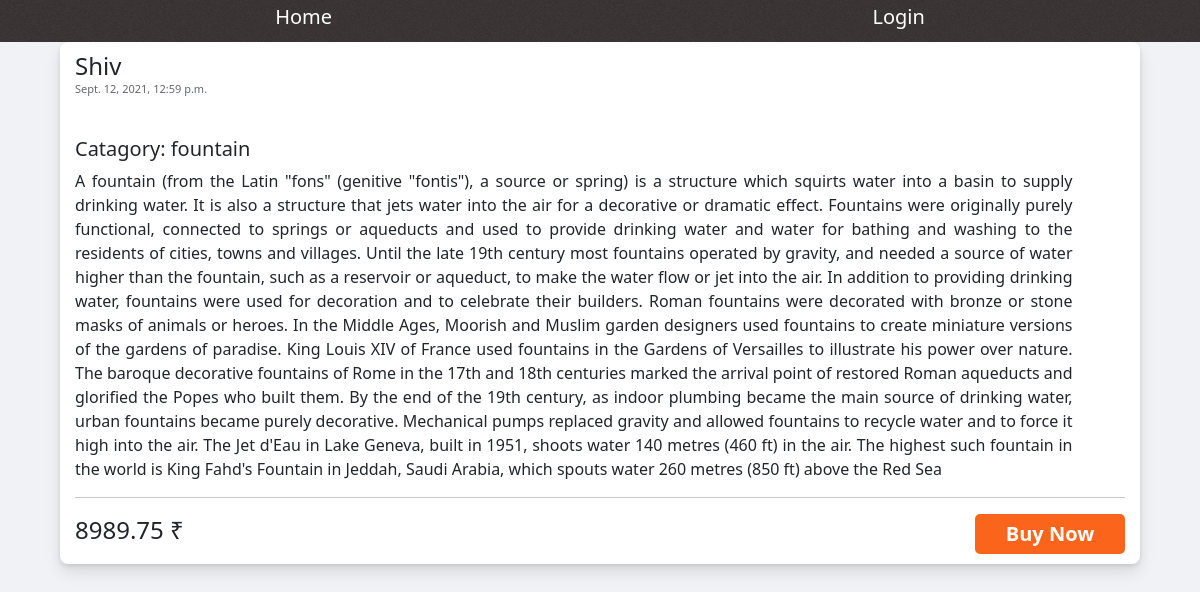
Page /image/detail/3 on the committed database.
### image_gallery/models.py (models this page shows, shortened)
class Image(models.Model) :
    owner       = models.ForeignKey(settings.AUTH_USER_MODEL, on_delete=models.CASCADE)
    description = models.TextField()
    catagory    = models.ForeignKey(Catagory, on_delete=models.DO_NOTHING)
    created_at  = models.DateTimeField(auto_now_add=True)
    photo       = models.ImageField(upload_to="image_gallery")
    price       = models.DecimalField(max_digits=10, decimal_places=2)

class Catagory(models.Model):
    name = models.CharField(max_length=100, unique=True)
    def __str__(self):
        return self.name

### image_gallery/views.py (the view)
# urls.py: path('image/detail/<int:pk>', views.ImageDetailView.as_view(), name='image_detail'),
class ImageDetailView(DetailView):
    template_name = 'image_gallery/image_detail.html'
    model = Image

### templates/image_gallery/image_detail.html (shortened to what this page needs)
{% extends 'image_gallery/base.html' %} {% load static %} {% block content %}
<div class="image__container" style="width: 90%; margin: auto;">
    <div class="flex space-between align-center">
        <h4 style="margin: 0; text-transform: capitalize;">{{object.owner.username}}</h4>
    </div>
    <p class="created">{{object.created_at}}</p>
    <h5>Catagory: {{object.catagory}}</h5>
    <div style="max-width: 95%; text-align: justify;" class="description">{{object.description}}</div>
    <hr>
    <div class="flex space-between align-center">
        <h4>{{object.price}} &#8377;</h4>
        <a href="{% url 'image_gallery:payment' %}" class="buy">Buy Now</a>
    </div>
</div>
{% endblock %}

### static/css/image_gallery.css (style rules this page uses)
:root { --background: #f0f2f5; --grey_text: #959ba8; --focus_color: #1298f6; --hover_grey: #e4e6eb; }
* { margin: 0; padding: 0; }
.flex { display: flex; }
.align-center { align-items: center; }
.space-between { justify-content: space-between; }
body { background-color: var(--background); margin: auto; }
a { text-decoration: none; color: black; }
.image__container { background-color: white; box-shadow: 0 2px 4px rgb(0 0 0 / 10%), 0 8px 16px rgb(0 0 0 / 10%); border-radius: 8px; padding: 10px 15px; margin-bottom: 10px; }
.created { font-size: 11px; color: #65676b; }
.buy { background-color: #fb641b; font-size: 20px; font-weight: bold; color: white; padding: 5px; border-radius: 5px; width: 150px; text-align: center; }

### rows in the picture
Image: owner.username "Shiv", created_at "Sept. 12, 2021, 12:59 p.m.", catagory "fountain", description "A fountain (from the Latin \"fons\" (genitive \"fontis\"), a source or spring) is a structure which squirts water into a basin to supply drinking water. It is also a structure that jets water into the air for a decorative or dramatic effect. Fountains were originally purely functional, connected to springs or aqueducts and used to provide drinking water and water for bathing and washing to the residents of cities, towns and villages. Until the late 19th century most fountains operated by gravity, and needed a source of water higher than the fountain, such as a reservoir or aqueduct, to make the water flow or jet into the air. In addition to providing drinking water, fountains were used for…", price "8989.75"
